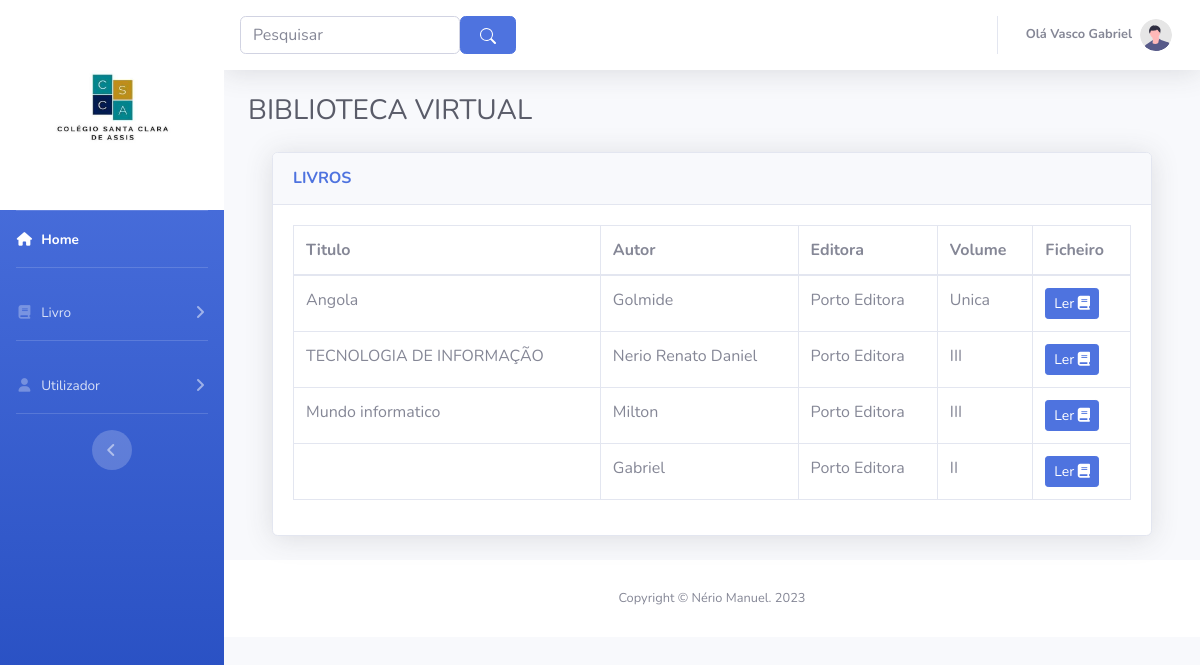
The app's page /listarLivro.php (signed in) with its own data.
### tables this page shows
CREATE TABLE `livro` (
  `id_livro` int(11) NOT NULL,
  `titulo` varchar(150) NOT NULL,
  `autor` varchar(90) NOT NULL,
  `editora` varchar(100) NOT NULL,
  `data` date NOT NULL,
  `volume` varchar(5) NOT NULL,
  `ficheiroPDF` longtext NOT NULL
);

### listarLivro.php (the view, shortened to what this page needs)
<?php
include("conexao.php");
if(!empty($_GET['search']))
{
    $dado = $_GET['search'];
    $sql_code = "SELECT * FROM livro WHERE id_livro LIKE '%$dado%' or titulo LIKE '%$dado%' or autor LIKE '%$dado%' ORDER BY id_livro DESC";
}else
if(empty($_GET['search']))
{
    $sql_code = "SELECT * FROM livro ORDER BY id_livro DESC";
}else
{
$sql_code = "SELECT * FROM livro";
}
 $sql_query = $conexao->query($sql_code) or die("Falha na execução do codigo SQL: " .$mysqli->error);
?>
    <!DOCTYPE html>
<html lang="PT-BR">
<head>
    <link href="../assets/vendor/fontawesome-free/css/all.min.css" rel="stylesheet" type="text/css">
    <link href="../assets/css/sb-admin-2.min.css" rel="stylesheet">
</head>
<body id="page-top">
    <div id="wrapper">
        <ul class="navbar-nav bg-gradient-primary sidebar sidebar-dark accordion" id="accordionSidebar">
            <a href="http://localhost/bibliotecaVirtual/assets/principal.php"> <img src="../assets/img/white.jpg" class="imagem"  width="230px" height="210px"align="Center"></a>
            <hr class="sidebar-divider my-0">
            <li class="nav-item active">
                <a class="nav-link" href="principal.php">
                    <i class="fas fa-fw fa-home"></i>
                    <span>Home</span></a>
            </li>
            <hr class="sidebar-divider">
            <li class="nav-item">
                <a class="nav-link collapsed" href="#" data-toggle="collapse" data-target="#collapseTwo"
                    aria-expanded="true" aria-controls="collapseTwo">
                    <i class="fas fa-fw fa-book"></i>
                    <span>Livro</span>
                </a>
            </li>
            <hr class="sidebar-divider">
            <li class="nav-item">
                <a class="nav-link collapsed" href="#" data-toggle="collapse" data-target="#collapsePages"
                    aria-expanded="true" aria-controls="collapsePages">
                    <i class="fas fa-fw fa-user"></i>
                    <span>Utilizador</span>
                </a>
            </li>
            <hr class="sidebar-divider d-none d-md-block">
            <div class="text-center d-none d-md-inline">
                <button class="rounded-circle border-0" id="sidebarToggle"></button>
            </div>
        </ul>
        <div id="content-wrapper" class="d-flex flex-column">
            <div id="content">
                <nav class="navbar navbar-expand navbar-light bg-white topbar mb-4 static-top shadow">
                    <div class="box-search">
        <input type="search" class="form-control w-30" placeholder="Pesquisar" id="pesquisar">
        <button onclick="searchData()" class="btn btn-primary">
        </button>
    </div>
                    <ul class="navbar-nav ml-auto">
                        <li class="nav-item dropdown no-arrow">
                            <a class="nav-link dropdown-toggle" href="#" id="userDropdown" role="button"
                                data-toggle="dropdown" aria-haspopup="true" aria-expanded="false">
                                <span class="mr-2 d-none d-lg-inline text-gray-600 small"><b>Olá <?php echo $_SESSION['nome']; ?></span></b>
                                <img class="img-profile rounded-circle"
                                    src="img/undraw_profile.svg">
                            </a>
                        </li>
                    </ul>
                </nav>
                <div class="container-fluid">
                    <div class="d-sm-flex align-items-center justify-content-between mb-4">
                        <h1 class="h3 mb-0 text-gray-800" align="Center">BIBLIOTECA VIRTUAL </h1>
                    </div>
            <div class="container-fluid">
                    <div class="card shadow mb-4">
                        <div class="card-header py-3">
                            <h6 class="m-0 font-weight-bold text-primary">LIVROS</h6>
                        </div>
                        <div class="card-body">
                            <div class="table-responsive">
                                <table class="table table-bordered" id="dataTable" width="100%" cellspacing="0">
                                    <thead>
                                        <tr>
                                            <th>Titulo</th>
                                            <th>Autor</th>
                                            <th>Editora</th>
                                            <th>Volume</th>
                                            <th>Ficheiro</th>
                                        </tr>
                                    </thead>
                                    <tbody>
                                        <?php while($dados = $sql_query->fetch_array()){ ?>
                                         <tr>
                                            <td><?php echo $dados["titulo"];?></td>
                                            <td><?php echo $dados["autor"];?></td>
                                            <td><?php echo $dados["editora"];?></td>
                                            <td><?php echo $dados["volume"];?></td>
                                            <td><a class="btn btn-primary btn-sm" href="<?php echo $dados["ficheiroPDF"];?>">Ler
                                             <i class="fas fa-book"></i>
                                            </a></td>
                                        </tr>
                                        <?php } ?>
                                    </tbody>
                                </table>
                            </div>
        </div>
    </div>
                </div>
            </div>
            <footer class="sticky-footer bg-white">
                <div class="container my-auto">
                    <div class="copyright text-center my-auto">
                        <span>Copyright &copy; Nério Manuel. 2023</span>
                    </div>
                </div>
            </footer>
        </div>
    </div>
</body>
</html>

### listarLivro.php (style rules this page uses)
.box-search { display: flex; justify-content: center; gap: .1%; }

### records on screen
livro: titulo "Angola", autor "Golmide", editora "Porto Editora", volume "Unica"
livro: titulo "TECNOLOGIA DE INFORMAÇÃO", autor "Nerio Renato Daniel", editora "Porto Editora", volume "III"
livro: titulo "Mundo informatico", autor "Milton", editora "Porto Editora", volume "III"
livro: autor "Gabriel", editora "Porto Editora", volume "II"

### other values on screen
$_SESSION['nome'] "Vasco Gabriel"
